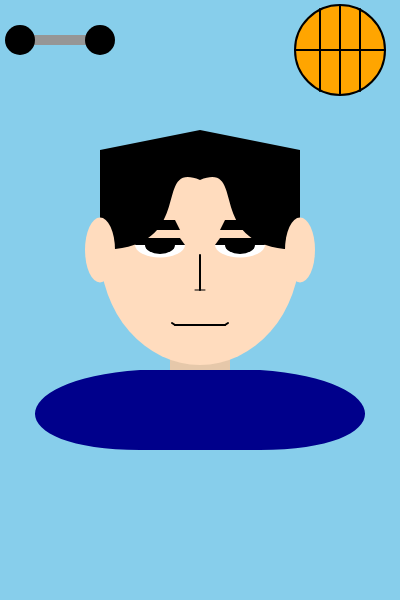
Frame 1 (no input)
Frame 60 (no input): identical to frame 1, image omitted
Frame 120 (the mouse pressed at the canvas centre since frame 60): identical to frame 1, image omitted

The p5.js sketch that drew this single still picture (run headless with seeded random() and noise() and a simulated clock; from frame 60 on, the mouse is pressed at the canvas centre):

// p5.js sketch
// ── sketch.js
function setup() {
  createCanvas(400, 600);
}

function draw() {
  background(135, 206, 235);

  // ====================
  // 왼쪽 위 아령
  // ====================
  fill(150);
  noStroke();
  rect(20, 35, 80, 10); // 손잡이

  fill(0);
  ellipse(20, 40, 30, 30);
  ellipse(100, 40, 30, 30);

  // ====================
  // 오른쪽 위 농구공
  // ====================
  fill(255, 165, 0);
  stroke(0);
  strokeWeight(2);
  ellipse(340, 50, 90, 90);

  // 가로줄
  line(295, 50, 385, 50);

  // 세로줄 3개
  line(340, 5, 340, 95);
  line(320, 9, 320, 91);
  line(360, 9, 360, 91);

  noStroke();

  // ====================
  // 목
  // ====================
  fill(230, 200, 170);
  rect(170, 340, 60, 60);

  // ====================
  // 어깨 (남색 옷)
  // ====================
  fill(0, 0, 139);

  beginShape();
  vertex(140, 370);

  bezierVertex(
    0, 380,
    0, 450,
    140, 450
  );

  vertex(260, 450);

  bezierVertex(
    400, 450,
    400, 380,
    260, 370
  );

  endShape(CLOSE);

  // ====================
  // 얼굴
  // ====================
  fill(255, 220, 190);
  ellipse(200, 250, 200, 230);

  // ====================
  // 머리
  // ====================
  fill(0);

  beginShape();
  vertex(100, 250);

  bezierVertex(
    200, 250,
    150, 160,
    200, 180
  );

  bezierVertex(
    250, 160,
    200, 250,
    300, 250
  );

  vertex(300, 150);
  vertex(200, 130);
  vertex(100, 150);

  endShape(CLOSE);

  // ====================
  // 눈
  // ====================
  fill(255);
  arc(160, 245, 50, 25, 0, PI);
  arc(240, 245, 50, 25, 0, PI);

  fill(0);

  beginShape();
  vertex(135, 245);
  vertex(185, 245);
  vertex(180, 238);
  vertex(140, 238);
  endShape(CLOSE);

  beginShape();
  vertex(215, 245);
  vertex(265, 245);
  vertex(260, 238);
  vertex(220, 238);
  endShape(CLOSE);

  arc(160, 245, 30, 18, 0, PI);
  arc(240, 245, 30, 18, 0, PI);

  // ====================
  // 눈썹
  // ====================
  beginShape();
  vertex(140, 230);
  vertex(180, 230);
  vertex(175, 220);
  vertex(145, 220);
  endShape(CLOSE);

  beginShape();
  vertex(220, 230);
  vertex(260, 230);
  vertex(255, 220);
  vertex(225, 220);
  endShape(CLOSE);

  // ====================
  // 코
  // ====================
  stroke(0);
  strokeWeight(2);

  line(200, 255, 200, 290);

  strokeWeight(1);
  line(195, 290, 205, 290);

  // ====================
  // 입
  // ====================
  strokeWeight(2);

  line(175, 325, 225, 325);

  line(175, 325, 172, 323);
  line(225, 325, 228, 323);

  // ====================
  // 귀
  // ====================
  noStroke();
  fill(255, 220, 190);

  ellipse(100, 250, 30, 65);
  ellipse(300, 250, 30, 65);
}
